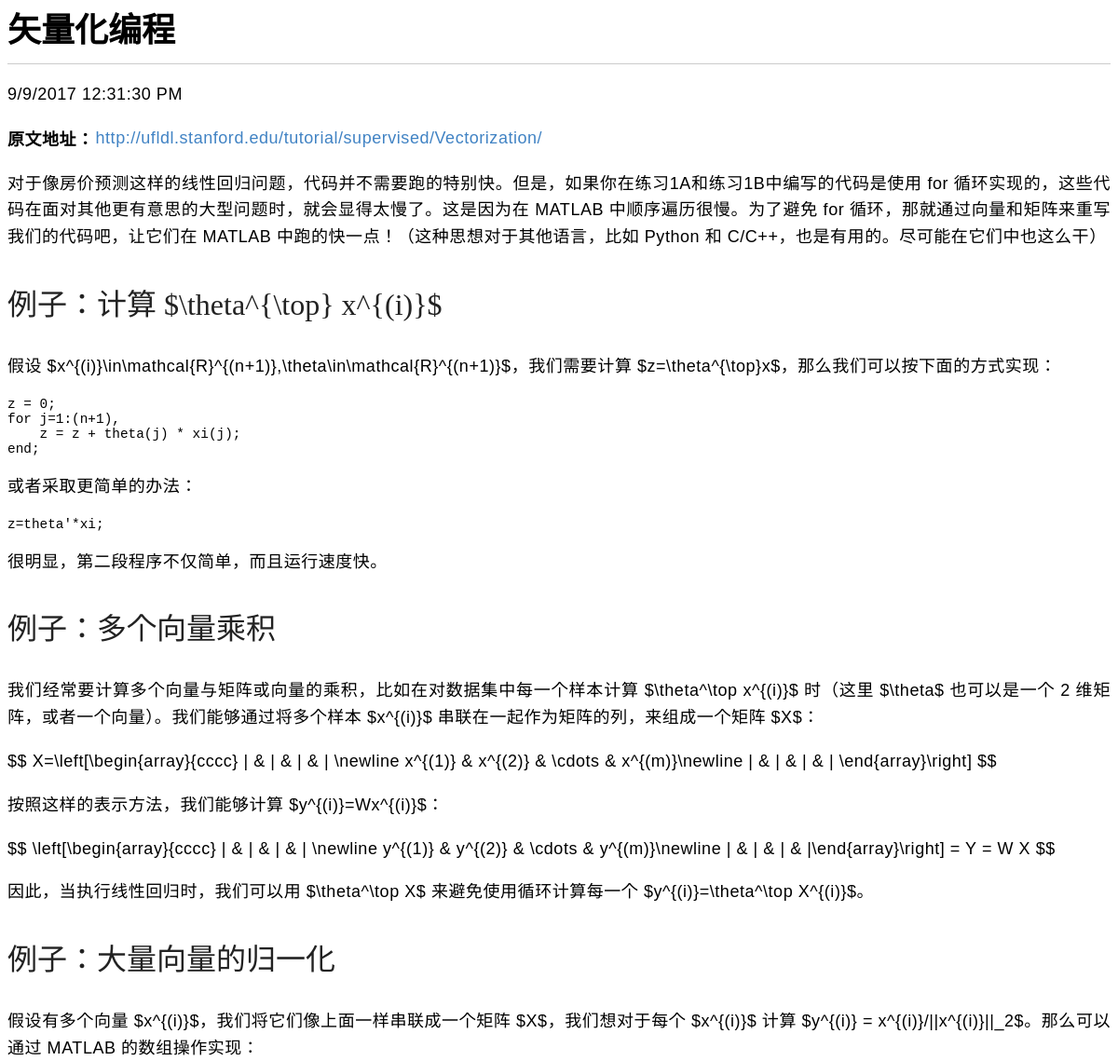
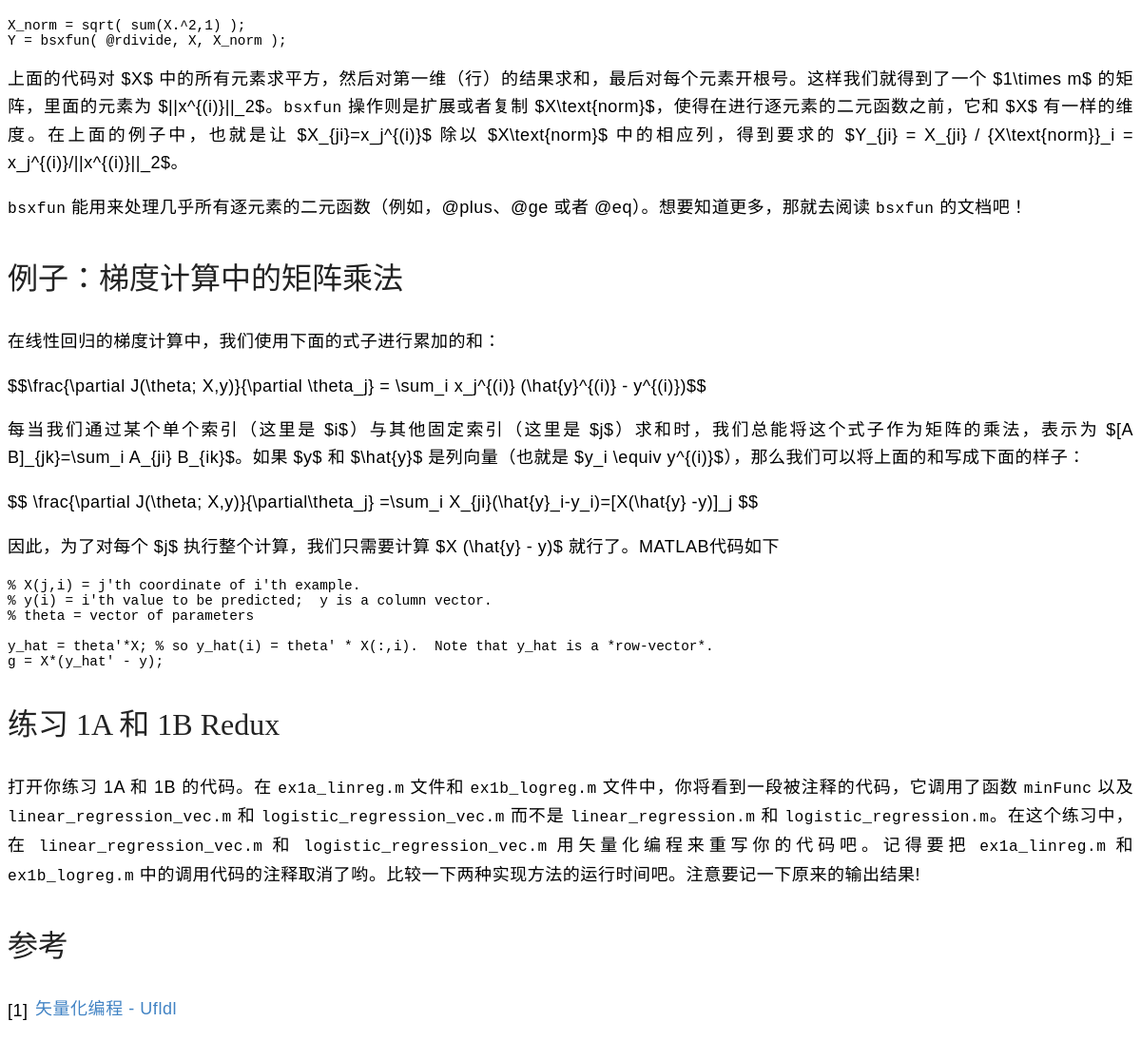
Page /article/vectorization/ on the committed database (2 pictures, top to bottom).
### blog/models.py (models this page shows)
class BlogsPost(models.Model):
    title = models.CharField(max_length = 150)
    body = models.TextField()
    timestamp = models.DateTimeField()
    tag = models.CharField(max_length=150, blank=True)
    url = models.CharField(max_length=150,default="11")
    posted = models.BooleanField(default=True)
    category = models.CharField(max_length=150,default="null")
    addition_control_msg=models.CharField(max_length=150,default="0100000000")

### blog/views.py (the view)
# urls.py: url(r'^article/(?P<url>.*)/$','blog.views.article'),
def article(request,url):
	post=BlogsPost.objects.filter(url=url)[0]
	post.body=markdown(post.body,extensions=['tables'])
	return render_to_response('child/article.html',{'post':post})

### blog/templates/child/article.html (shortened to what this page needs)
<head>
<link href="http://cdn.bootcss.com/highlight.js/8.0/styles/monokai_sublime.min.css" rel="stylesheet">
<link rel="stylesheet" href="/static/blog/css/sz-markdown.css" type="text/css">
</head>
<body>
<div id="post">
<h2 id="title">{{post.title}}</h2>
{% autoescape off %}
    {{post.body}}
{% endautoescape %}
</div>
</body>

### static/blog/css/sz-markdown.css (style rules this page uses)
#post p,li { font-family: "Microsoft YaHei",SimSun,sans-serif; font-size: 18px; text-align: justify; font-weight: 300; line-height:1.6em; letter-spacing:0.03em; }
#post h2 { font-family: Georgia,SimHei,"Microsoft YaHei","Times New Roman",serif; border-bottom: 1px solid #ccc; font-size: 36px; line-height: 140%; font-weight: 700!important; margin: 0px!important; padding: 0px 0px 10px 0px; }
#post h3 { font-size: 32px; font-family: Georgia,"Microsoft YaHei","Times New Roman",serif; font-weight: 500!important; color:#222; }
#post code { font-family: Consolas, "Liberation Mono", Courier, monospace; font-size: 90%; }
#post pre { overflow: auto; border-radius: 0.3em; }
#post a { color: #4183C4 !important; text-decoration: none; overflow: hidden; text-overflow: ellipsis; max-width: 75%; white-space: nowrap; display: inline-block; margin-bottom: -0.4em; margin-left: 0.1em; margin-right: 0.1em; }
#post a:link,#post a:visited { color: #4183C4 !important; text-decoration: none; }

### rows in the picture
BlogsPost: title "矢量化编程", body "9/9/2017 12:31:30 PM 原文地址： http://ufldl.stanford.edu/tutorial/supervised/Vectorization/ 对于像房价预测这样的线性回归问题，代码并不需要跑的特别快。但是，如果你在练习1A和练习1B中编写的代码是使用 for 循环实现的，这些代码在面对其他更有意思的大型问题时，就会显得太慢了。这是因为在 MATLAB 中顺序遍历很慢。为了避免 for 循环，那就通过向量和矩阵来重写我们的代码吧，让它们在 MATLAB 中跑的快一点！（这种思想对于其他语言，比如 Python 和 C/C++，也是有用的。尽可能在它们中也这么干） 例子：计算 $\\theta^{\\top} x^{(i)}$ 假设 $x^{(i)}\\in\\mathcal{R}^{(n+1)},\\theta\\in\\mathcal{R}^{(n+1)}$，我们需要计算 $z=\\theta^{\\top}x$，那么我们可以按下面的方式实现： z = 0; for j=1:(n+1), z = z + theta(j) * xi(j); end; 或者采取更简单的办法： z=theta'*xi; 很明显，第二段程序不仅简单，而且运行速度快。 例子：多个向量乘积 我们经常要计算多个向量与矩阵或向量的乘积，比如在对数据集中每一个样本计算 $\\theta^\\top x^{(i)}$ 时（这里 $\\theta$ 也可以是一个 2 维矩阵，或者一个向量）。我们能够通过将多个样本 $x^{(i)}$ 串联在一起作为矩阵的列，来组成一个矩阵 $X$： $$…"
